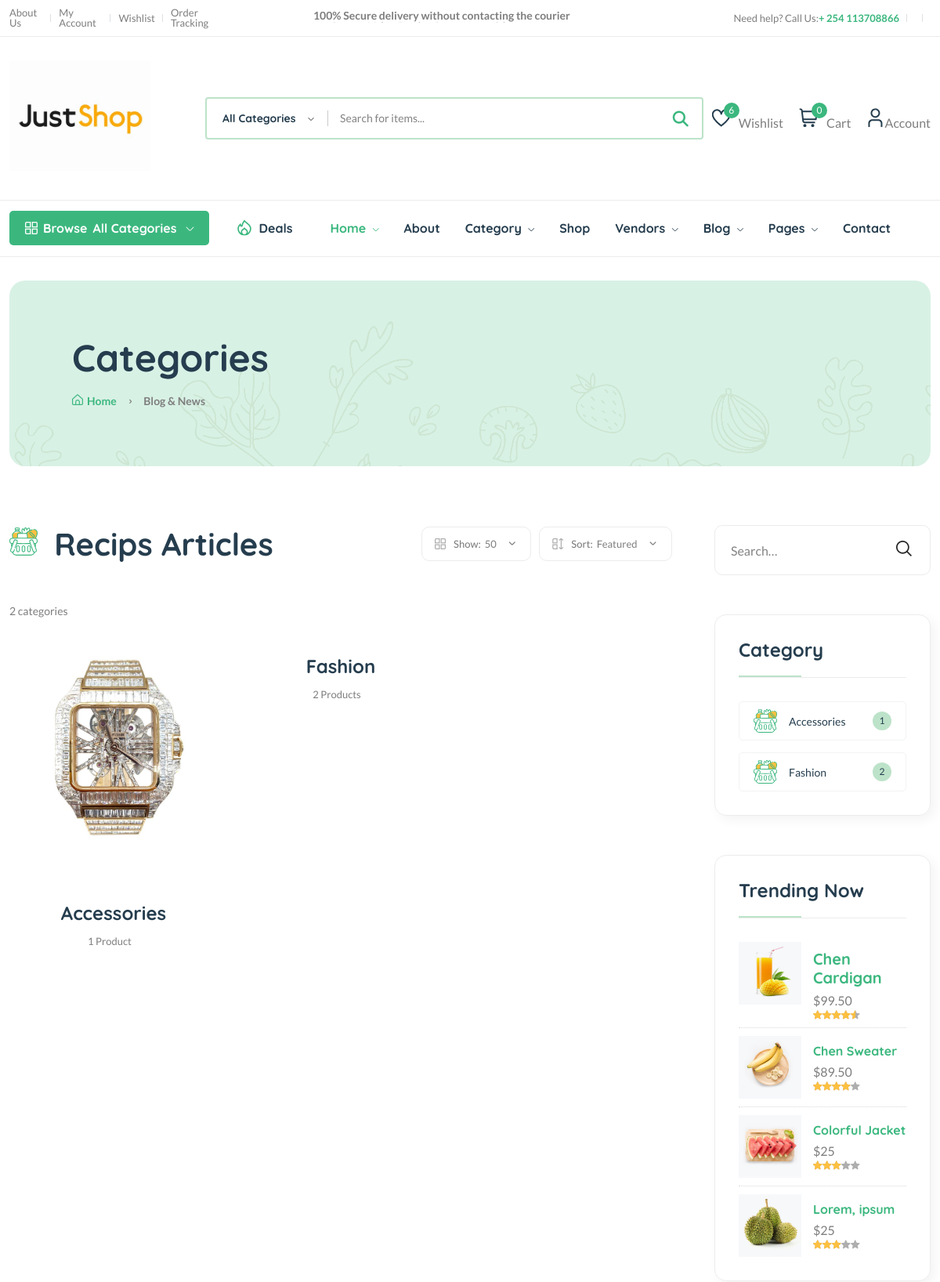
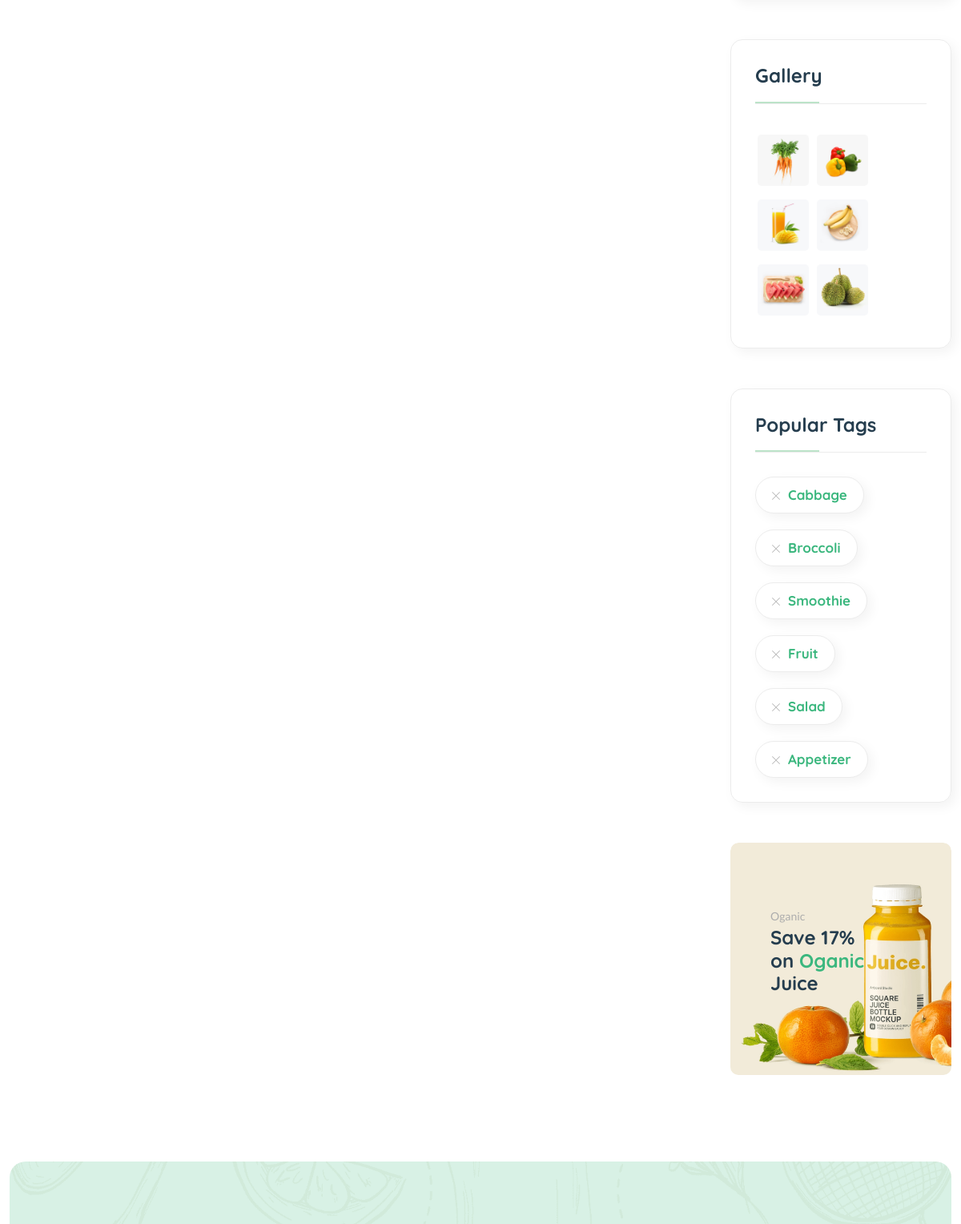
Page /categories/ (upper part) on the committed database (2 pictures, top to bottom).
### core/models.py (models this page shows, shortened)
class Category(models.Model):
    category_id=ShortUUIDField(unique=True,length=10,max_length=20,prefix="CAT",alphabet="abcdefgh12345")
    title=models.CharField(max_length=100,default="Accessories")
    image=models.ImageField(upload_to="category",default="category.jpg")
    class Meta:
        verbose_name_plural="Categories"

### core/views.py (the view)
# urls.py: path('categories/',category_list_view,name="categorieslist"),
def category_list_view(request):
    categories=Category.objects.all()
    context={
        "categories":categories
    }
    return render(request,'core/categories_list.html',context)

### core/context_processor.py (called while the page is built)
def default(request):
    categories=Category.objects.all()
    vendors=Vendor.objects.all()
    min_max_price=Product.objects.aggregate(Min("price"),Max("price"))
    try:
        address=Address.objects.get(user=request.user)
    except:
        address=None
    return {
        'categories':categories,
        'address':address,
        'vendors':vendors,
        'min_max_price':min_max_price,
    }

### templates/core/categories_list.html (shortened to what this page needs)
{% extends 'sections/base.html' %}
{%block content%}
    <main class="main">
        <div class="page-header mt-30 mb-75">
            <div class="container">
                <div class="archive-header">
                    <div class="row align-items-center">
                        <div class="col-xl-3">
                            <h1 class="mb-15">Categories</h1>
                            <div class="breadcrumb">
                                <a href="index.html" rel="nofollow"><i class="fi-rs-home mr-5"></i>Home</a>
                                <span></span> Blog & News
                            </div>
                        </div>
                    </div>
                </div>
            </div>
        </div>
        <div class="page-content mb-50">
            <div class="container">
                <div class="row">
                    <div class="col-lg-9">
                        <div class="shop-product-fillter mb-50 pr-30">
                            <div class="totall-product">
                                <h2>
                                    <img class="w-36px mr-10" src="assets/imgs/theme/icons/category-1.svg" alt="" />
                                    Recips Articles
                                </h2>
                            </div>
                            <div class="sort-by-product-area">
                                <div class="sort-by-cover mr-10">
                                    <div class="sort-by-product-wrap">
                                        <div class="sort-by">
                                            <span><i class="fi-rs-apps"></i>Show:</span>
                                        </div>
                                        <div class="sort-by-dropdown-wrap">
                                            <span> 50 <i class="fi-rs-angle-small-down"></i></span>
                                        </div>
                                    </div>
                                </div>
                                <div class="sort-by-cover">
                                    <div class="sort-by-product-wrap">
                                        <div class="sort-by">
                                            <span><i class="fi-rs-apps-sort"></i>Sort:</span>
                                        </div>
                                        <div class="sort-by-dropdown-wrap">
                                            <span>Featured <i class="fi-rs-angle-small-down"></i></span>
                                        </div>
                                    </div>
                                </div>
                            </div>
                        </div>
                        <div class="loop-grid pr-30">
                            {{categories.count}} categories
                            <div class="row">
                                {% for category in categories %}
                                <article class="col-xl-4 col-lg-6 col-md-6 text-center hover-up mb-30 animated">
                                    <div class="post-thumb">
                                        <a href="{% url 'core:categoryproductslist' category.category_id %}">
                                            <img class="border-radius-15" src="{{category.image.url}}" alt="" />
                                        </a>
                                    </div>
                                    <div class="entry-content-2">
                                        <h4 class="post-title mb-15">
                                            <a href="{% url 'core:categoryproductslist' category.category_id %}">{{category.title}}</a>
                                        </h4>
                                        <div class="entry-meta font-xs color-grey mt-10 pb-10">
                                            <div>
                                               <span class="hit-count mr-10">{{category.category.count}} Product{{category.category.count|pluralize}}</span>
                                            </div>
                                        </div>
                                    </div>
                                </article>
                                {% endfor %}
                            </div>
                        </div>
                    </div>
                    <div class="col-lg-3 primary-sidebar sticky-sidebar">
                        <div class="widget-area">
                            <div class="sidebar-widget-2 widget_search mb-50">
                                <div class="search-form">
                                    <form action="#">
                                        <input type="text" placeholder="Search…" />
                                        <button type="submit"><i class="fi-rs-search"></i></button>
                                    </form>
                                </div>
                            </div>
                            <div class="sidebar-widget widget-category-2 mb-50">
                                <h5 class="section-title style-1 mb-30">Category</h5>
                                <ul>
                                    {% for category in categories %}
                                    <li>
                                        <a href="shop-grid-right.html"> <img src="assets/imgs/theme/icons/category-1.svg" alt="" />{{category.title}}</a><span class="count">{{category.category.count}}</span>
                                    </li>
                                    {%endfor%}
                                </ul>
                            </div>
                            <div class="sidebar-widget product-sidebar mb-50 p-30 bg-grey border-radius-10">
                                <h5 class="section-title style-1 mb-30">Trending Now</h5>
                                <div class="single-post clearfix">
                                    <div class="image">
                                        <img src="assets/imgs/shop/thumbnail-3.jpg" alt="#" />
                                    </div>
                                    <div class="content pt-10">
                                        <h5><a href="shop-product-detail.html">Chen Cardigan</a></h5>
                                        <p class="price mb-0 mt-5">$99.50</p>
                                        <div class="product-rate">
                                            <div class="product-rating" style="width: 90%"></div>
                                        </div>
                                    </div>
                                </div>
                                <div class="single-post clearfix">
                                    <div class="image">
                                        <img src="assets/imgs/shop/thumbnail-4.jpg" alt="#" />
                                    </div>
                                    <div class="content pt-10">
                                        <h6><a href="shop-product-detail.html">Chen Sweater</a></h6>
                                        <p class="price mb-0 mt-5">$89.50</p>
                                        <div class="product-rate">
                                            <div class="product-rating" style="width: 80%"></div>
                                        </div>
                                    </div>
                                </div>
                                <div class="single-post clearfix">
                                    <div class="image">
                                        <img src="assets/imgs/shop/thumbnail-5.jpg" alt="#" />
                                    </div>
                                    <div class="content pt-10">
                                        <h6><a href="shop-product-detail.html">Colorful Jacket</a></h6>
                                        <p class="price mb-0 mt-5">$25</p>
                                        <div class="product-rate">
                                            <div class="product-rating" style="width: 60%"></div>
                                        </div>
                                    </div>
                                </div>
                                <div class="single-post clearfix">
                                    <div class="image">
                                        <img src="assets/imgs/shop/thumbnail-6.jpg" alt="#" />
                                    </div>
                                    <div class="content pt-10">
                                        <h6><a href="shop-product-detail.html">Lorem, ipsum</a></h6>
                                        <p class="price mb-0 mt-5">$25</p>
                                        <div class="product-rate">
                                            <div class="product-rating" style="width: 60%"></div>
                                        </div>
                                    </div>
                                </div>
                            </div>
                            <div class="sidebar-widget widget_instagram mb-50">
                                <h5 class="section-title style-1 mb-30">Gallery</h5>
                                <div class="instagram-gellay">
                                    <ul class="insta-feed">
                                        <li>
                                            <a href="#"><img class="border-radius-5" src="assets/imgs/shop/thumbnail-1.jpg" alt="" /></a>
                                        </li>
                                        <li>
                                            <a href="#"><img class="border-radius-5" src="assets/imgs/shop/thumbnail-2.jpg" alt="" /></a>
                                        </li>
                                        <li>
                                            <a href="#"><img class="border-radius-5" src="assets/imgs/shop/thumbnail-3.jpg" alt="" /></a>
                                        </li>
                                        <li>
                                            <a href="#"><img class="border-radius-5" src="assets/imgs/shop/thumbnail-4.jpg" alt="" /></a>
                                        </li>
                                        <li>
                                            <a href="#"><img class="border-radius-5" src="assets/imgs/shop/thumbnail-5.jpg" alt="" /></a>
                                        </li>
                                        <li>
                                            <a href="#"><img class="border-radius-5" src="assets/imgs/shop/thumbnail-6.jpg" alt="" /></a>
                                        </li>
                                    </ul>
                                </div>
                            </div>
                            <div class="sidebar-widget widget-tags mb-50 pb-10">
                                <h5 class="section-title style-1 mb-30">Popular Tags</h5>
                                <ul class="tags-list">
                                    <li class="hover-up">
                                        <a href="blog-category-grid.html"><i class="fi-rs-cross mr-10"></i>Cabbage</a>
                                    </li>
                                    <li class="hover-up">
                                        <a href="blog-category-grid.html"><i class="fi-rs-cross mr-10"></i>Broccoli</a>
                                    </li>
                                    <li class="hover-up">
                                        <a href="blog-category-grid.html"><i class="fi-rs-cross mr-10"></i>Smoothie</a>
                                    </li>
                                    <li class="hover-up">
                                        <a href="blog-category-grid.html"><i class="fi-rs-cross mr-10"></i>Fruit</a>
                                    </li>
                                    <li class="hover-up mr-0">
                                        <a href="blog-category-grid.html"><i class="fi-rs-cross mr-10"></i>Salad</a>
                                    </li>
                                    <li class="hover-up mr-0">
                                        <a href="blog-category-grid.html"><i class="fi-rs-cross mr-10"></i>Appetizer</a>
                                    </li>
                                </ul>
                            </div>
                            <div class="banner-img wow fadeIn mb-50 animated d-lg-block d-none">
                                <img src="assets/imgs/banner/banner-11.png" alt="" />
                                <div class="banner-text">
                                    <span>Oganic</span>
                                    <h4>
                                        Save 17% <br />
                                        on <span class="text-brand">Oganic</span><br />
                                        Juice
                                    </h4>
                                </div>
                            </div>
                        </div>
                    </div>
                </div>
            </div>
        </div>
    </main>
{%endblock%}

### rows in the picture
Category: image (picture), title "Accessories", category.count "1"
Category: title "Fashion", category.count "2"

### other values in the picture
{{ request.session.cart_data_obj|length }} "0"
{{ categories.count }} "2"
